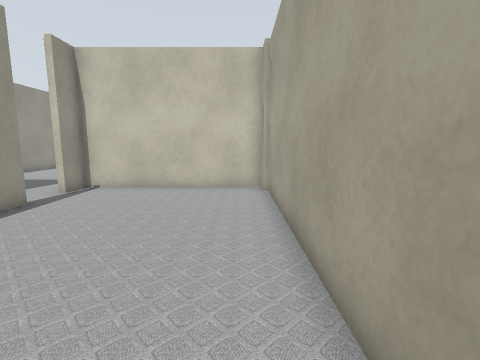
View 1 (above)

24 first-person views from a walk through a Gazebo world. The camera is 0.94 m above the floor, tilts 8° down and sees 85° across. The lines on the ground mark 1 m squares. The floor is counted in squares, 0.5 m on a side. Each view is taken from the middle of a square. On the plan, view 1 faces up. The plan holds only what a view shows up to about 15 squares ahead; the rest is blank. The place goes on beyond the plan. Gazebo's built-in surfaces are drawn with simple patterns.

View 2
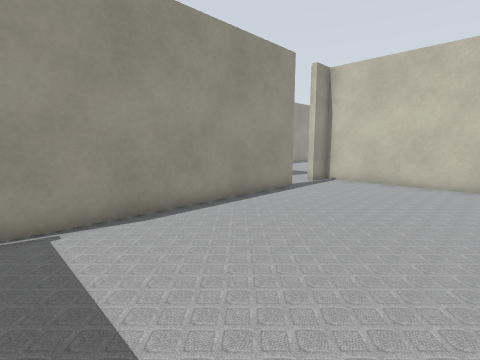

View 3
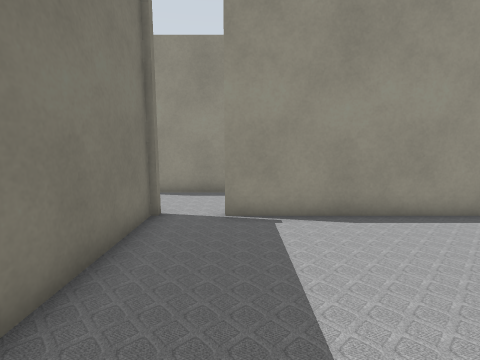

View 4
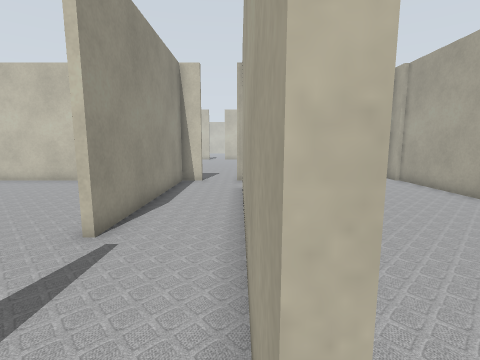

View 5
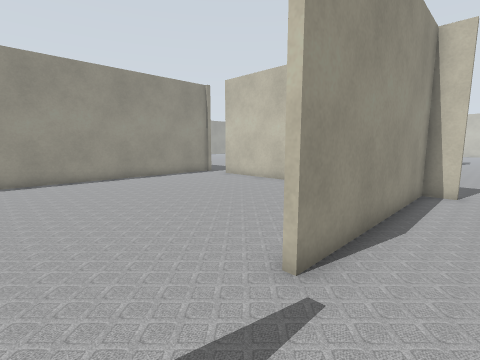

View 6
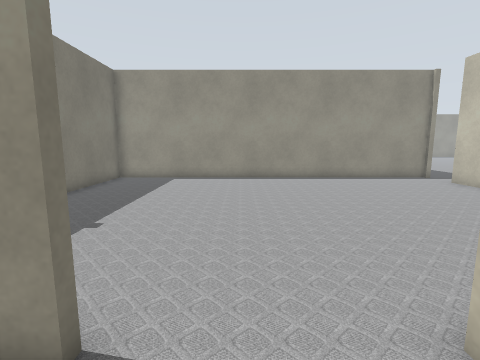

View 7
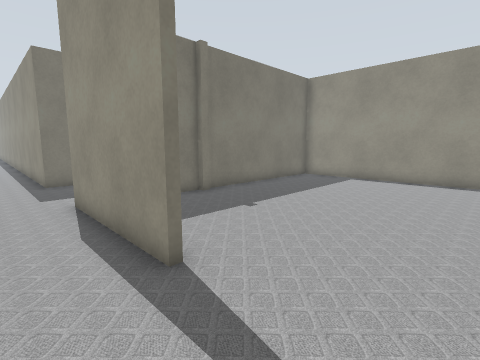

View 8
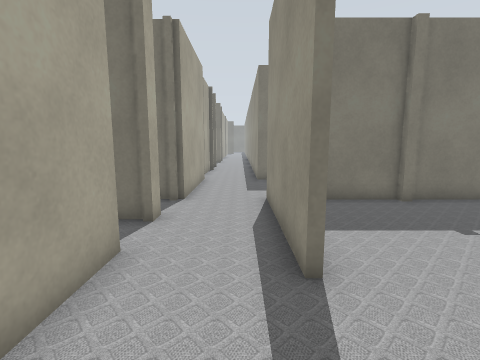

View 9
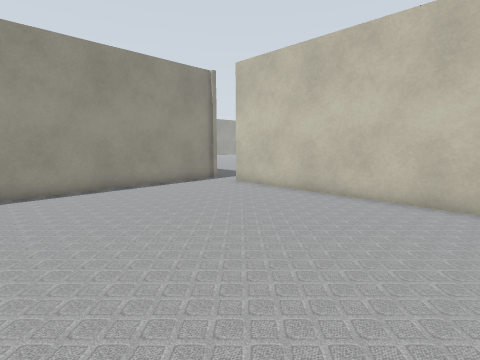

View 10
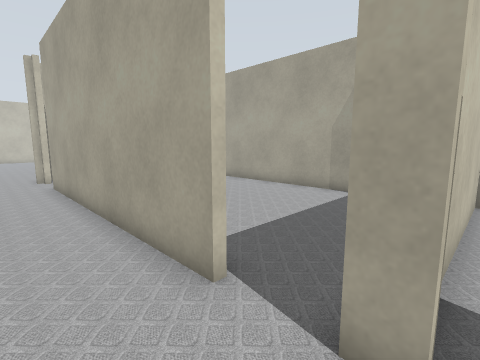

View 11
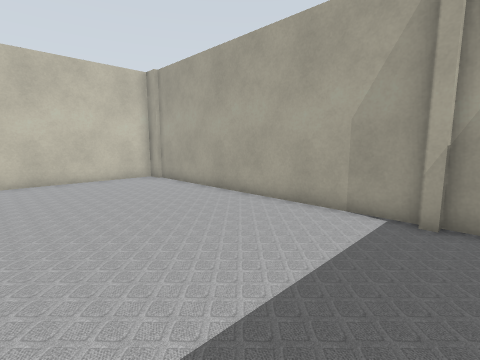

View 12
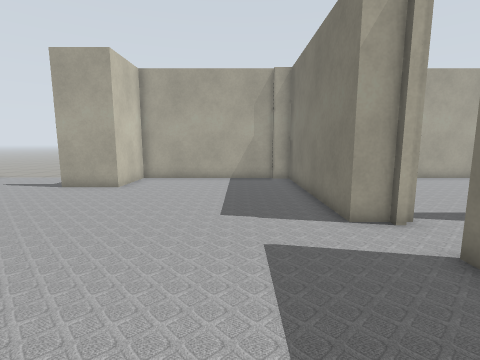

View 13
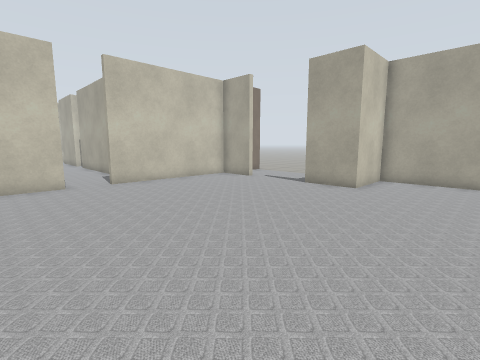

View 14
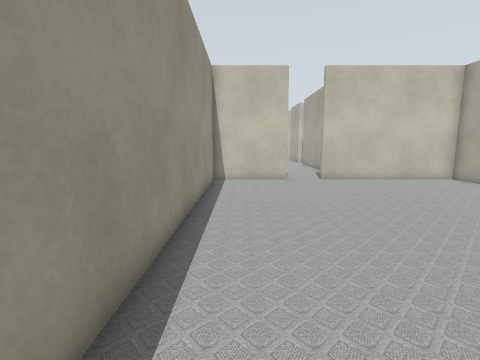

View 15
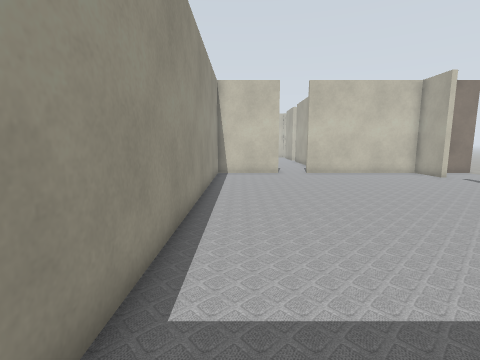

View 16
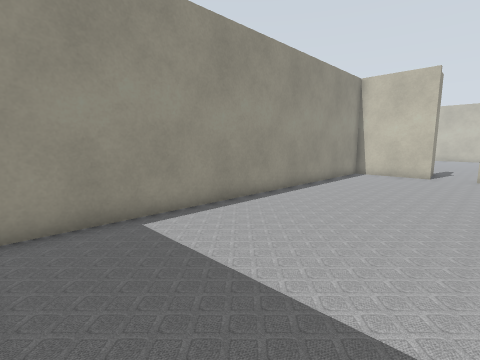

View 17
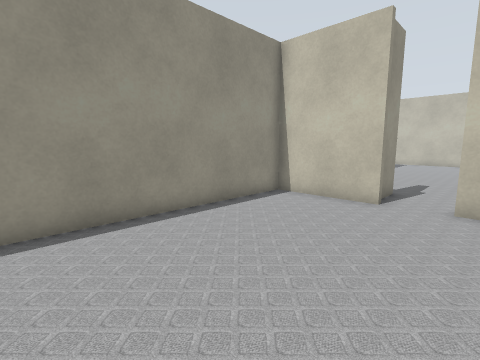

View 18
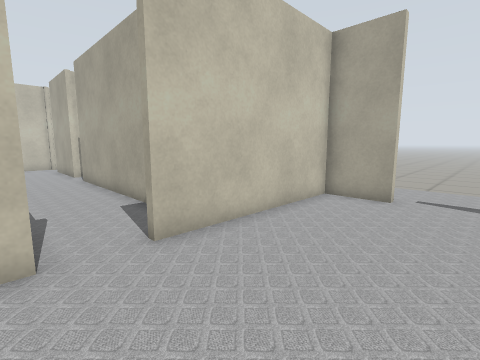

View 19
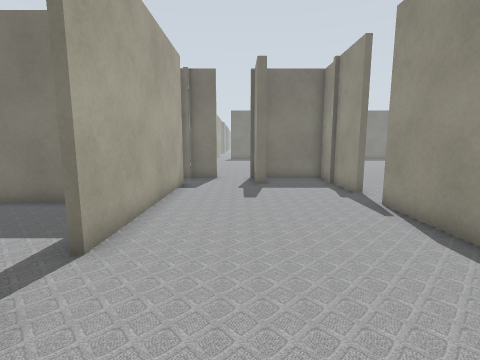

View 20
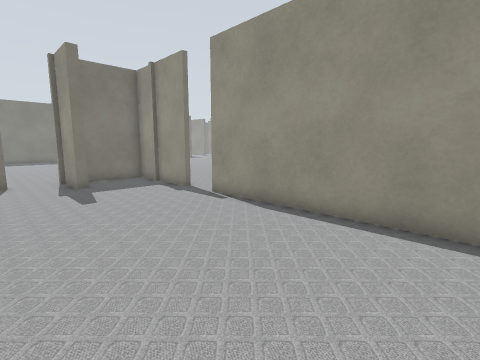

View 21
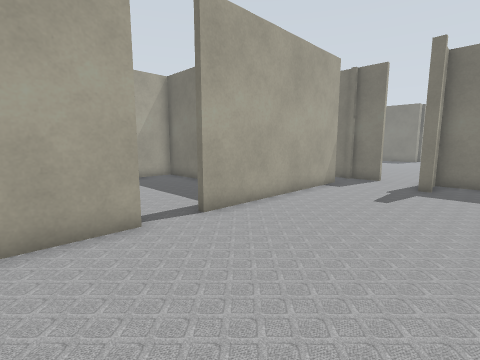

View 22
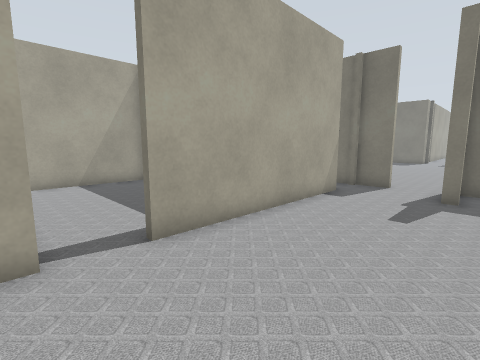

View 23
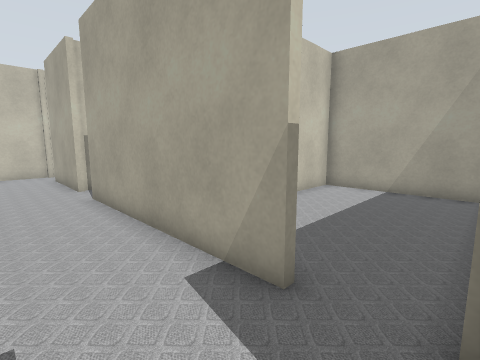

View 24
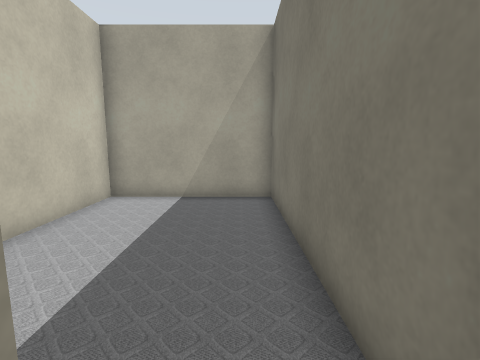

### Floor plan
Points are (right, up) in squares from view 1. A wall is a line through its corners. A room is listed if a view was taken in it or the views show most of it. See-through windows are left out.
Room 1 (views 1, 2, 3, 4, 11)
walls: (-6.7, 8.1) (-6.7, -2.5); (1.1, -1.9) (1.1, 10.2); (0.8, -2.2) (0.8, -1.8); (1.1, -2.9) (1.1, -2.1); (-6.9, -4.3) (-2.2, -4.3); (1, 11.1) (-6.7, 11.1) (-6.7, 9.8)
ways out: opening at (-7, 9) to room 2; opening at (-7, -3) to room 8
Room 2 (views 5, 6, 7, 8)
walls: (-6.9, -1.5) (-6.9, 8); (-8.9, 10.2) (-9.9, 10.2) (-9.9, 2)
ways out: opening at (-7, 9) to room 1; opening at (-10, 0.5) to room 3; opening at (-8, 10) to room 5; opening at (-8.5, -2) to room 8
Room 3 (view 9)
walls: (-14.8, -6.4) (-14.4, -6.4) (-14.4, -6.6) (-11.9, -6.6); (-11.2, 10.2) (-20.5, 10.2); (-22.4, 10.2) (-22.4, -6.6) (-14.8, -6.6)
ways out: opening at (-10, 0.5) to room 2; opening at (-21, 10)
Room 4 (view 10)
walls: (-7.1, -8.5) (-7.1, -6.6) (-6.2, -6.6); (-6.9, -4.9) (-6.9, -4.3); (-9.9, -3.6) (-9.9, -7); (1.1, -4.6) (-4.8, -4.6)
ways out: opening at (-8.5, -4.5) to room 8
Room 5 (views 12, 13, 14, 15, 16, 17, 18, 23)
walls: (-1.9, 25.2) (-1.9, 27.6) (-8.8, 27.6); (-6.9, 10.4) (-6.9, 11.4) (1, 11.4); (-9.4, 10.4) (-8.9, 10.4); (-6.9, 9.8) (-6.9, 10.2); (-10.5, 27.6) (-14.4, 27.6) (-14.4, 11.1); (1.1, 12.1) (1.1, 19.2) (-1.9, 19.2) (-1.9, 21.8); (0.8, 10.1) (0.8, 12.2)
ways out: opening at (-8, 10) to room 2; opening at (-9.5, 28) to room 6; opening at (-2, 23.5)
Room 6 (views 19, 20, 21, 22, 24)
walls: (-7.4, 39.5) (-7.4, 42.5); (-14.4, 32.2) (-14.4, 29.8); (-11.2, 29.8) (-10.8, 29.8) (-10.8, 27.8); (-14.4, 41.9) (-14.4, 34); (-7.4, 29.8) (-7.4, 37.9); (-14.4, 29.2) (-14.4, 27.9) (-11, 27.9); (-8.9, 27.9) (-7.2, 27.9)
ways out: opening at (-9.5, 28) to room 5; opening at (-7, 29) to room 7; opening at (-14.5, 33); opening at (-7, 38.5)
Room 7 (no view inside)
walls: (-7.1, 27.9) (1.1, 27.9) (1.1, 33.6) (-3.2, 33.6)
ways out: opening at (-7, 29) to room 6
Room 8 (no view inside)
walls: (-9.9, -1.4) (-9.9, -3.6); (-6.9, -2.5) (-6.9, -1.5)
ways out: opening at (-7, -3) to room 1; opening at (-8.5, -2) to room 2; opening at (-8.5, -4.5) to room 4

Positions as (right, up) in squares from view 1, and headings:
1: (0, 0), facing up
2: (0, -2), facing up-left
3: (0, -2), facing left
4: (-7, -3), facing up
5: (-8, -1), facing up-left
6: (-8, 0), facing left
7: (-8, 2), facing down-left
8: (-9, 2), facing down
9: (-11, 1), facing up-left
10: (-9, -5), facing up-right
11: (-6, -3), facing up-right
12: (-13, 14), facing right
13: (-13, 15), facing up-right
14: (-13, 14), facing up
15: (-13, 11), facing up
16: (-8, 11), facing up-left
17: (-8, 19), facing up-left
18: (-11, 23), facing up-right
19: (-10, 42), facing down
20: (-8, 42), facing down-left
21: (-13, 42), facing down-right
22: (-12, 40), facing down-right
23: (-10, 28), facing up-right
24: (-8, 29), facing right
